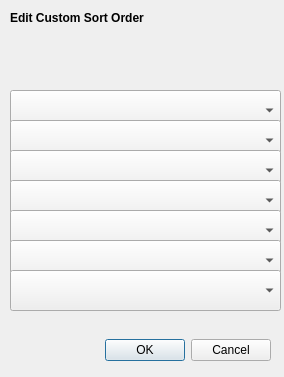
<?xml version="1.0" encoding="UTF-8"?>
<ui version="4.0">
 <class>EditSort</class>
 <widget class="QDialog" name="EditSort">
  <property name="geometry">
   <rect>
    <x>0</x>
    <y>0</y>
    <width>284</width>
    <height>377</height>
   </rect>
  </property>
  <property name="windowTitle">
   <string>Edit Sort Order</string>
  </property>
  <widget class="QDialogButtonBox" name="buttonBox">
   <property name="geometry">
    <rect>
     <x>50</x>
     <y>330</y>
     <width>221</width>
     <height>41</height>
    </rect>
   </property>
   <property name="orientation">
    <enum>Qt::Horizontal</enum>
   </property>
   <property name="standardButtons">
    <set>QDialogButtonBox::Cancel|QDialogButtonBox::Ok</set>
   </property>
  </widget>
  <widget class="QComboBox" name="field_0">
   <property name="geometry">
    <rect>
     <x>10</x>
     <y>90</y>
     <width>271</width>
     <height>41</height>
    </rect>
   </property>
  </widget>
  <widget class="QComboBox" name="field_1">
   <property name="geometry">
    <rect>
     <x>10</x>
     <y>120</y>
     <width>271</width>
     <height>41</height>
    </rect>
   </property>
  </widget>
  <widget class="QComboBox" name="field_2">
   <property name="geometry">
    <rect>
     <x>10</x>
     <y>150</y>
     <width>271</width>
     <height>41</height>
    </rect>
   </property>
  </widget>
  <widget class="QComboBox" name="field_3">
   <property name="geometry">
    <rect>
     <x>10</x>
     <y>180</y>
     <width>271</width>
     <height>41</height>
    </rect>
   </property>
  </widget>
  <widget class="QComboBox" name="field_4">
   <property name="geometry">
    <rect>
     <x>10</x>
     <y>210</y>
     <width>271</width>
     <height>41</height>
    </rect>
   </property>
  </widget>
  <widget class="QComboBox" name="field_5">
   <property name="geometry">
    <rect>
     <x>10</x>
     <y>240</y>
     <width>271</width>
     <height>41</height>
    </rect>
   </property>
  </widget>
  <widget class="QComboBox" name="field_6">
   <property name="geometry">
    <rect>
     <x>10</x>
     <y>270</y>
     <width>271</width>
     <height>41</height>
    </rect>
   </property>
  </widget>
  <widget class="QLabel" name="sort_label">
   <property name="geometry">
    <rect>
     <x>10</x>
     <y>10</y>
     <width>260</width>
     <height>16</height>
    </rect>
   </property>
   <property name="styleSheet">
    <string notr="true"/>
   </property>
   <property name="text">
    <string>&lt;html&gt;&lt;head/&gt;&lt;body&gt;&lt;p&gt;&lt;span style=&quot; font-weight:600;&quot;&gt;Edit Custom Sort Order&lt;/span&gt;&lt;/p&gt;&lt;/body&gt;&lt;/html&gt;</string>
   </property>
  </widget>
 </widget>
 <resources/>
 <connections>
  <connection>
   <sender>buttonBox</sender>
   <signal>accepted()</signal>
   <receiver>EditSort</receiver>
   <slot>accept()</slot>
   <hints>
    <hint type="sourcelabel">
     <x>248</x>
     <y>254</y>
    </hint>
    <hint type="destinationlabel">
     <x>157</x>
     <y>274</y>
    </hint>
   </hints>
  </connection>
  <connection>
   <sender>buttonBox</sender>
   <signal>rejected()</signal>
   <receiver>EditSort</receiver>
   <slot>reject()</slot>
   <hints>
    <hint type="sourcelabel">
     <x>316</x>
     <y>260</y>
    </hint>
    <hint type="destinationlabel">
     <x>286</x>
     <y>274</y>
    </hint>
   </hints>
  </connection>
 </connections>
</ui>
